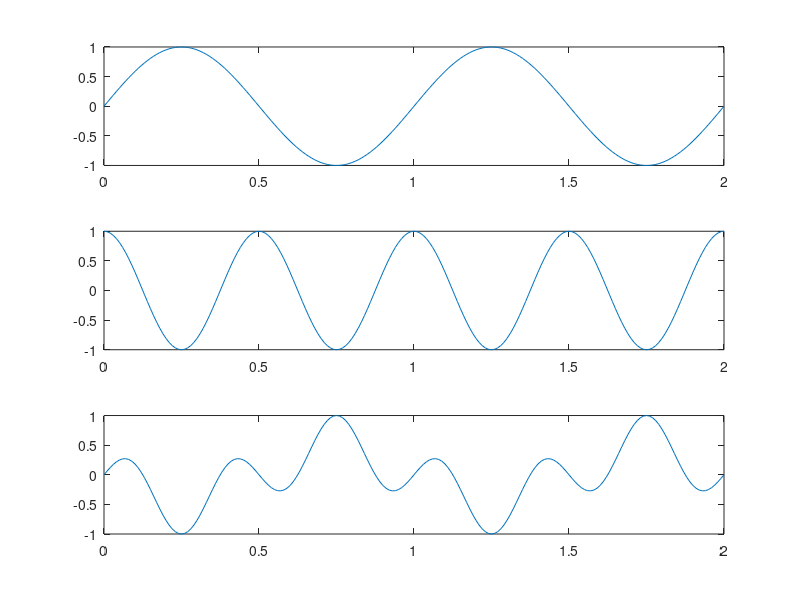

Write the MATLAB code that produced this figure.
T=100;
t=0:1/T:2;
f1=1;
f2=2;
pha2=pi/2;

y1=sin(2*f1*pi*t);
subplot(3,1,1)
plot(t,y1)

y2=sin(2*f2*pi*t+pha2);
subplot(3,1,2)
plot(t,y2)

y3=y1.*y2;
subplot(3,1,3)
plot(t,y3)
